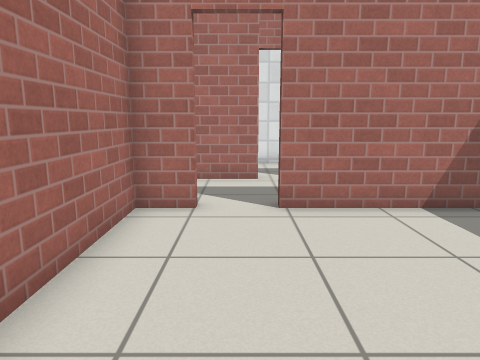
View 1 (above)

17 first-person views from a walk through a Gazebo world. The camera is 0.94 m above the floor, tilts 10° down and sees 70° across. The floor is counted in squares, 0.5 m on a side. Each view is taken from the middle of a square. On the plan, view 1 faces up. The plan holds only what a view shows up to about 17 squares ahead; the rest is blank. Simple patterns stand in for the simulator's built-in surfaces.

View 2
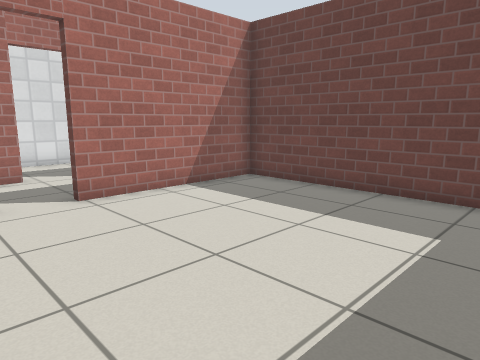

View 3
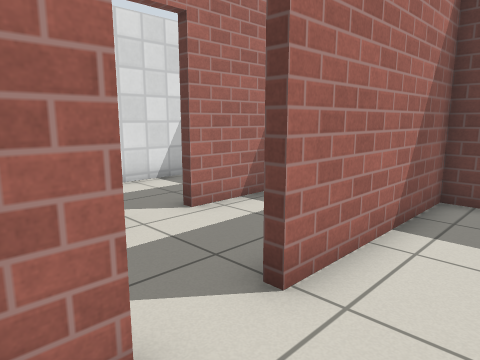

View 4
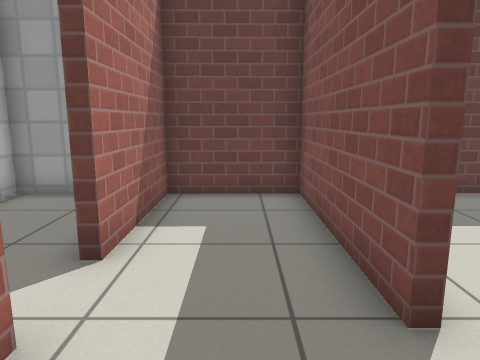

View 5
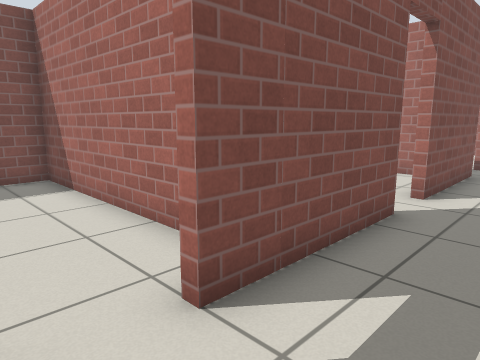

View 6
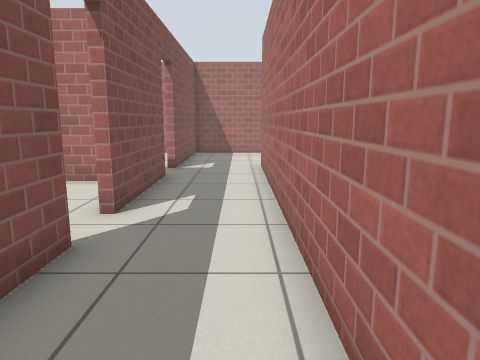

View 7
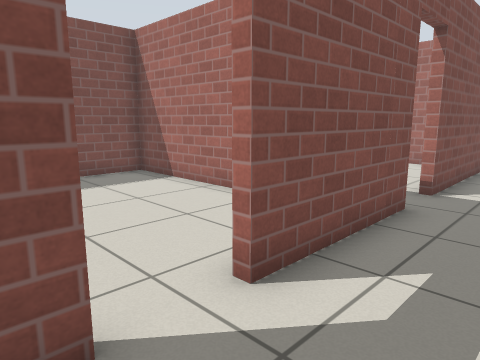

View 8
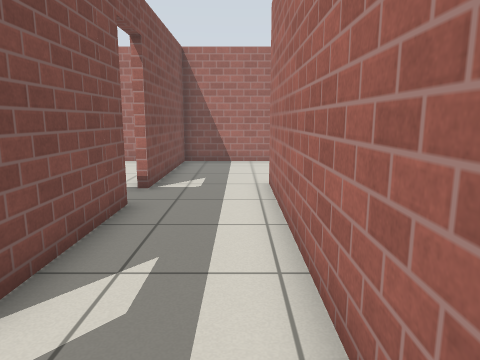

View 9
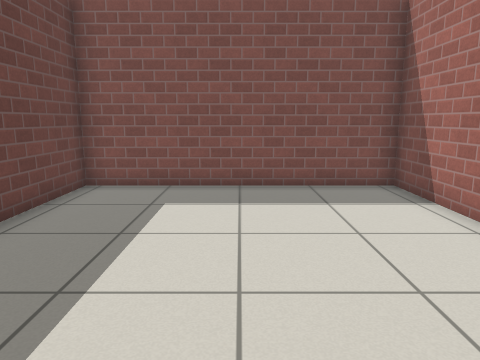

View 10
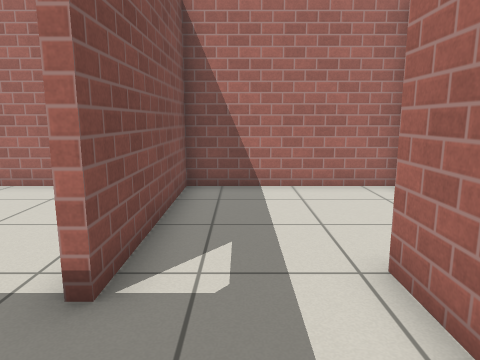

View 11
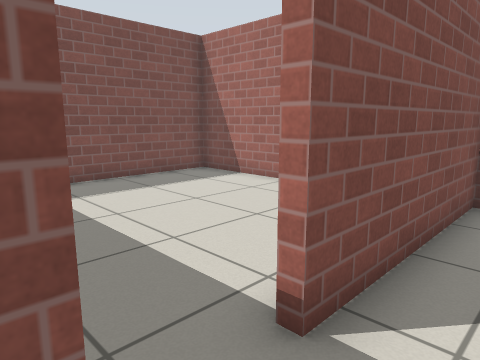

View 12
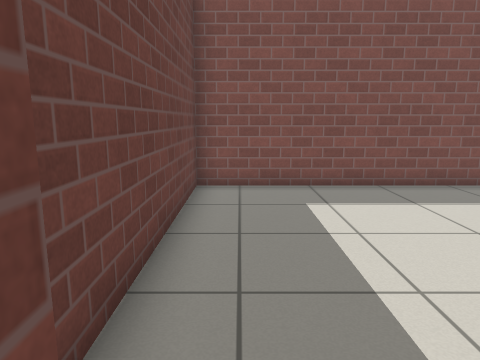

View 13
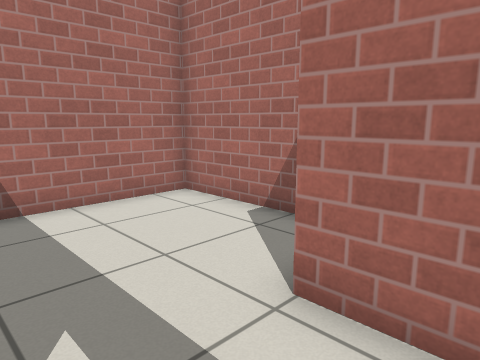

View 14
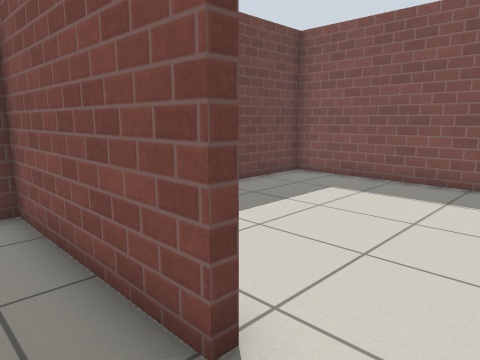

View 15
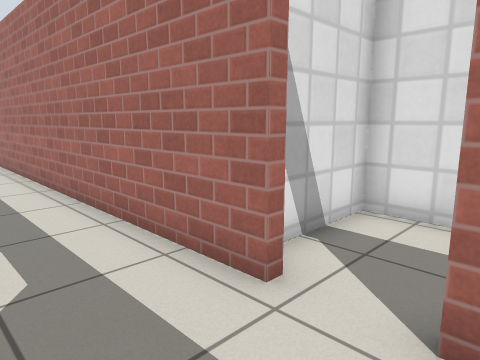

View 16
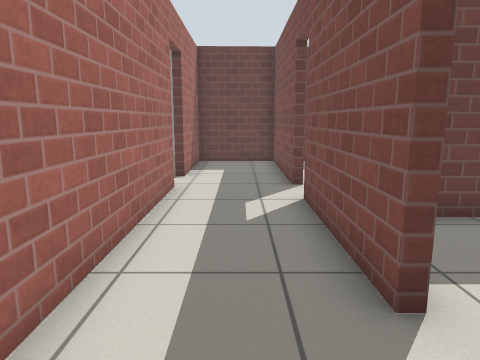

View 17
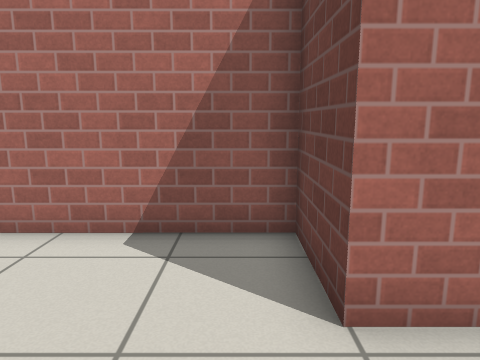

### Floor plan
Ten units are one square. View 1 is at (0, 0); x grows to the right and y downward. Boxes are objects, and circles mark ways between rooms. Rooms are numbered by the first view taken in them; rooms with no view inside come last. Other rooms are left out.
<svg viewBox="-211 -152 283 174">
<path fill="none" stroke="#000" d="M7 17 67 17 67 -72 8 -72M-9 -72 -23 -72 -23 17 -9 17M-60 -75 -9 -75M-126 -75 -76 -75M6 -109 -150 -109 -151 -135 -206 -135 -206 -75 -143 -75M7 -75 67 -75 67 -109 24 -109M-115 -60 -115 17 -26 17 -26 -19M-26 -43 -26 -53M-206 -53 -206 17 -118 17 -118 -60M67 -119 67 -147 -1 -147 -1 -120"/>
<circle cx="-5" cy="-70" r="3" fill="#2a7"/>
<circle cx="-65" cy="-70" r="3" fill="#2a7"/>
<circle cx="-135" cy="-70" r="3" fill="#2a7"/>
<circle cx="15" cy="-110" r="3" fill="#2a7"/>
<text x="20" y="-30">1</text>
<text x="-90" y="-90">2</text>
<text x="-80" y="-30">3</text>
<text x="-170" y="-30">4</text>
<text x="30" y="-130">5</text>
</svg>
Room 1 opens to room 2. Room 2 opens to room 3. Room 2 opens to room 4. Room 2 opens to room 5.

Where each view was taken, in squares from view 1:
view 1: 0 up, 0 right, facing up
view 2: 1 down, 2 left, facing up-right
view 3: 5 up, 2 left, facing up-right
view 4: 9 up, 2 left, facing right
view 5: 10 up, 1 right, facing down-left
view 6: 10 up, 1 left, facing left
view 7: 10 up, 5 left, facing down-left
view 8: 10 up, 5 left, facing left
view 9: 8 up, 7 left, facing down
view 10: 9 up, 11 left, facing left
view 11: 9 up, 12 left, facing down-left
view 12: 8 up, 13 left, facing down
view 13: 8 up, 13 left, facing up-left
view 14: 9 up, 1 left, facing down-right
view 15: 8 up, 3 right, facing up-left
view 16: 9 up, 9 left, facing right
view 17: 8 up, 16 left, facing up
